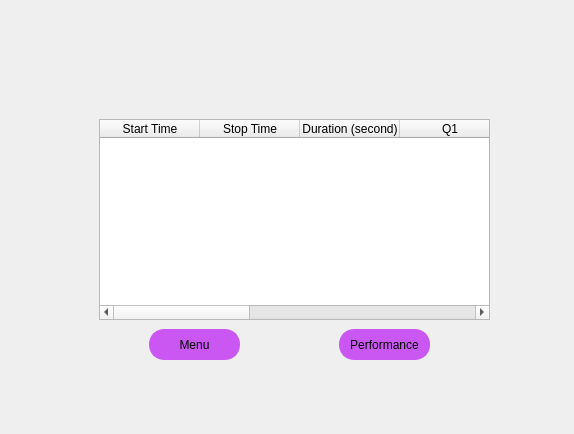
<?xml version="1.0" encoding="UTF-8"?>
<ui version="4.0">
 <class>Form</class>
 <widget class="QWidget" name="Form">
  <property name="geometry">
   <rect>
    <x>0</x>
    <y>0</y>
    <width>574</width>
    <height>434</height>
   </rect>
  </property>
  <property name="minimumSize">
   <size>
    <width>574</width>
    <height>434</height>
   </size>
  </property>
  <property name="maximumSize">
   <size>
    <width>574</width>
    <height>434</height>
   </size>
  </property>
  <property name="windowTitle">
   <string>Form</string>
  </property>
  <widget class="QWidget" name="widget" native="true">
   <property name="geometry">
    <rect>
     <x>-1</x>
     <y>-1</y>
     <width>621</width>
     <height>461</height>
    </rect>
   </property>
   <property name="styleSheet">
    <string notr="true"/>
   </property>
   <widget class="QLabel" name="label">
    <property name="geometry">
     <rect>
      <x>-6</x>
      <y>0</y>
      <width>621</width>
      <height>451</height>
     </rect>
    </property>
    <property name="styleSheet">
     <string notr="true">border-image: url(:/image/background.jpg)</string>
    </property>
    <property name="text">
     <string/>
    </property>
   </widget>
   <widget class="QPushButton" name="pushButton_6">
    <property name="geometry">
     <rect>
      <x>150</x>
      <y>330</y>
      <width>91</width>
      <height>31</height>
     </rect>
    </property>
    <property name="styleSheet">
     <string notr="true">.QPushButton{
background-color: rgb(202, 87, 242);
font: 16pt &quot;Cooper Black&quot;;
border-radius: 15px;
color: black; 
border: 2px solid rgb(202, 87, 242);
}

.QPushButton:hover {
  background-color: rgb(255, 170, 255);
}</string>
    </property>
    <property name="text">
     <string>Menu</string>
    </property>
   </widget>
   <widget class="QPushButton" name="pushButton_7">
    <property name="geometry">
     <rect>
      <x>340</x>
      <y>330</y>
      <width>91</width>
      <height>31</height>
     </rect>
    </property>
    <property name="styleSheet">
     <string notr="true">.QPushButton{
background-color: rgb(202, 87, 242);
font: 8pt &quot;Cooper Black&quot;;
border-radius: 15px;
color: black; 
border: 2px solid rgb(202, 87, 242);
}

.QPushButton:hover {
  background-color: rgb(255, 170, 255);
}</string>
    </property>
    <property name="text">
     <string>Performance</string>
    </property>
   </widget>
   <widget class="QTableWidget" name="tableWidget">
    <property name="geometry">
     <rect>
      <x>100</x>
      <y>120</y>
      <width>391</width>
      <height>201</height>
     </rect>
    </property>
    <column>
     <property name="text">
      <string>Start Time</string>
     </property>
    </column>
    <column>
     <property name="text">
      <string>Stop Time</string>
     </property>
    </column>
    <column>
     <property name="text">
      <string>Duration (second)</string>
     </property>
    </column>
    <column>
     <property name="text">
      <string>Q1</string>
     </property>
    </column>
    <column>
     <property name="text">
      <string>Q2</string>
     </property>
    </column>
    <column>
     <property name="text">
      <string>Q3</string>
     </property>
    </column>
    <column>
     <property name="text">
      <string>Q4</string>
     </property>
    </column>
    <column>
     <property name="text">
      <string>Q5</string>
     </property>
    </column>
   </widget>
  </widget>
 </widget>
 <resources>
  <include location="res.qrc"/>
 </resources>
 <connections/>
</ui>
